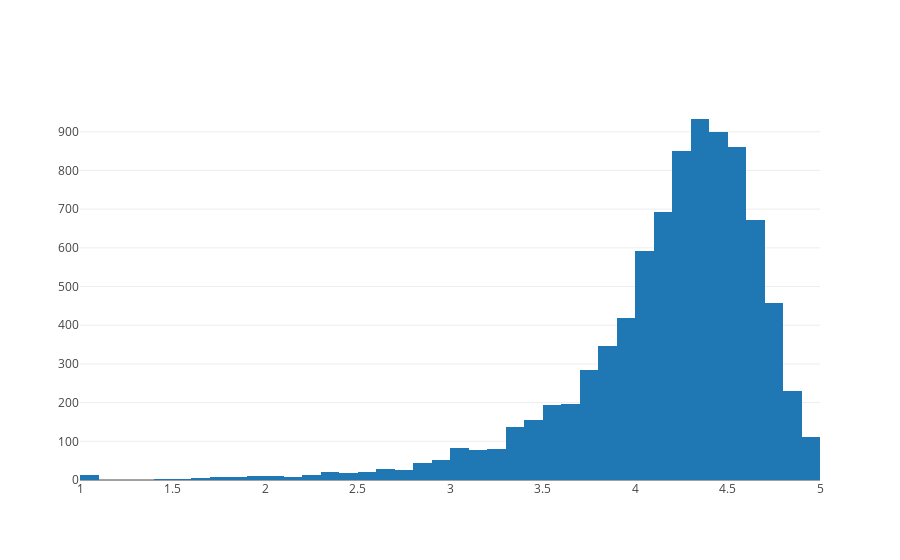

Source (notebook cell):
### Code cell
#overall rating distribution of free apps
data = [go.Histogram(
        x = df.loc[df['Type']=="Free"].Rating,
        xbins = {'start': 1, 'size': 0.1, 'end' :5}
)]

print('Average app rating = ', np.mean(df.loc[df['Type']=="Free"].Rating))
plotly.offline.iplot(data, filename='overall_rating_distribution')

### Figure 1 — Plotly figure (JSON) as saved in the notebook; plotly's stock layout.template omitted (floating-point values rounded to 4 significant figures; data arrays with more than 128 entries replaced by an {"elided": "..."} marker saying what was removed)
{"data": [{"type": "histogram", "uid": "55e90b8d-6870-4dd0-8675-44ba04d85738", "x": {"elided": "8895 float values"}, "xbins": {"end": 5, "size": 0.1, "start": 1}}], "layout": {}}
